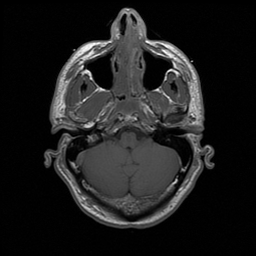
#> input picture wls/src-0028.png, 256 x 256 px
$ python gamma_correction.py
#> lines starting #> are read from the running program, lines starting #| are printed output that depends on the picture
# import the necessary packages
from __future__ import print_function
import numpy as np
import cv2


def gamma_corr(img, gamma=1.0):
    #normalize to [0,1]
    img_norm = np.asarray(img, dtype=np.float32) / 255.0

    #apply gamma corr
    img_gamma = np.power(img_norm, gamma)

    # convert back to [0,255]
    img_u8 = np.asarray(img_gamma * 255, dtype=np.uint8)

    return img_u8


# load the original image
original = cv2.imread("src-0028.png", cv2.IMREAD_GRAYSCALE)
#> original is the input picture: shape (256, 256); min 0, max 255, mean 29.6

# loop over various values of gamma
for gamma in np.arange(0.0, 3.5, 0.5):
    # ignore when gamma is 1 (there will be no change to the image)
    if gamma == 1:
        continue
    # apply gamma correction and show the images

    gamma = gamma if gamma > 0 else 0.1

    img_inv_gamma = gamma_corr(original, gamma=gamma)
    img_gamma = gamma_corr(original, gamma=1/gamma)


    cv2.imshow("Images-Gamma-{}".format(gamma), np.hstack([original, img_inv_gamma, img_gamma]))
    cv2.waitKey(0)
#> this loop made 7 passes
#> pass 1, in gamma_corr, `img_gamma = np.power(img_norm, gamma)`:
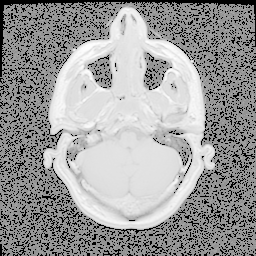
#> img_gamma: shape (256, 256) float32; min 0, max 1, mean 0.61
#> pass 1, in gamma_corr (call 2), `img_gamma = np.power(img_norm, gamma)`:
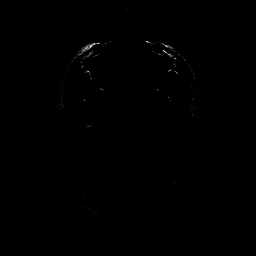
#> img_gamma: shape (256, 256) float32; min 0, max 1, mean 0.00163

$ run again, with wls/wlsOut_lab-0.png copied over wls/src-0028.png
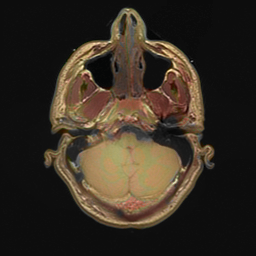
#> input picture wls/wlsOut_lab-0.png, 256 x 256 px
#> `original = cv2.imread("src-0028.png", cv2.IMREAD_GRAYSCALE)`:
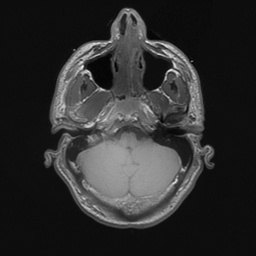
#> original: shape (256, 256); min 0, max 247, mean 46.1
#> the loop `for gamma in np.arange(0.0, 3.5, 0.5):` made 7 passes
#> pass 1, in gamma_corr, `img_gamma = np.power(img_norm, gamma)`:
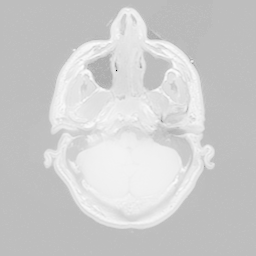
#> img_gamma: shape (256, 256) float32; min 0, max 0.997, mean 0.804
